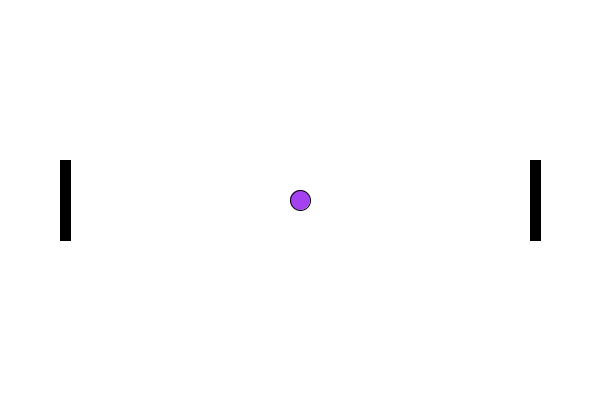
Frame 1 (no input)
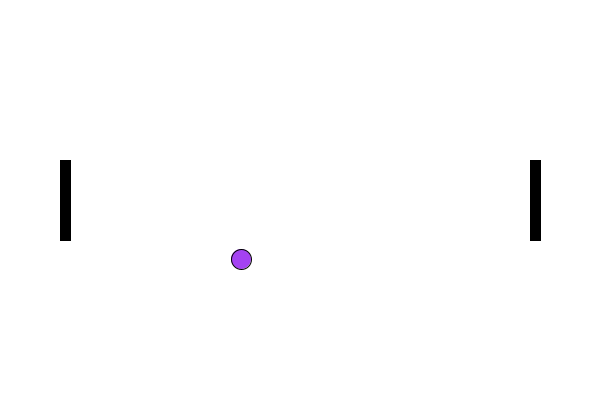
Frame 60 (the mouse pressed at the canvas centre just before this capture)
Frame 120 (the mouse held since frame 60 and released just before this capture): identical to frame 60, image omitted

The Processing sketch that drew these frames (run headless with seeded random() and noise(); from frame 60 on, the mouse is pressed at the canvas centre):

// Processing sketch: PracticePong
// ── PracticePong.pde
//Global Variables and Objects
Ball myBall, movedBall;
Ball[] fireworks = new Ball[25];
Paddle myPaddle, yourPaddle;
//
color pongTableColour = 255; //ERROR: move to Table CLASS, 255 is full BLUE
float gravity=0.5;
//
void setup() {
  size(600, 400); //fullScreen(); displayWidth, displayHeight
  /*ScreenSizeChecker() for Landscape, Protrait, Square views
   Updated Automatically for screen rotation on Android
   */
  //Population
  myBall = new Ball(); // Both 1/2's of Constructor
  for (int i=0; i < fireworks.length; i++) {
    fireworks[i] = new Ball(width*-1, height*-1, 0.5);
  }
  movedBall = new Ball(width*-1, height*-1, myBall.diameter, myBall.colour, myBall.xSpeed, myBall.ySpeed, myBall.xSpeedChange, myBall.ySpeedChange);
  myPaddle = new Paddle( 0, myBall.diameter );
  yourPaddle = new Paddle( width, myBall.diameter );
  //
} //End setup
//
void draw() {
  background(pongTableColour); //ERROR: Night Mode is know in CLASS, not DRIVER
  //
  //Paddles drawn before the ball
  myPaddle.draw();
  yourPaddle.draw();
  //
  if ( myBall.disappear == true ) {
    //EMPTY IF
    //myBall.step(); //Keeps active the variables but not .draw
  } else {
    myBall.draw();
  }
  if ( movedBall.disappear == true ) {
    //EMPTY IF
    //myBall.step(); //Keeps active the variables but not .draw
  } else {
    movedBall.draw();
  }
  // Trigger: Left Goal, Right Goal
  // ERROR: Ball Instance still bounces
  if ( myBall.x<(2*myBall.diameter) || myBall.x>( width - (2*myBall.diameter) ) ) myBall.goalExplosion(myBall.x, myBall.y, gravity);
  //
  //Turned off for first ball to wrok
  //if ( movedBall.x<(2*movedBall.diameter) || movedBall.x>( width - (2*movedBall.diameter) ) ) movedBall.goalExplosion(movedBall.x, movedBall.y, gravity);
  //
  //Does "infront of ball" make a difference
  for (int i=0; i < fireworks.length; i++) {
    fireworks[i].draw(); //
  }
} //End draw
//
void keyPressed() {
  myPaddle.keyPressedWASD();
  yourPaddle.keyPressedARROW();
} //End keyPressed
//
void keyReleased() {
  myPaddle.keyReleasedWASD();
  yourPaddle.keyReleasedARROW();
}
void mousePressed() {
  //

  movedBall = new Ball(mouseX, mouseY, myBall.diameter, myBall.colour, myBall.xSpeed, myBall.ySpeed, myBall.xSpeedChange, myBall.ySpeedChange);
  //CAUTION: only brings forth myBall, not last known movedBall
  //Note: .draw is not being executed so
  myBall.disappear = true;
} //End mousePressed
//
//End DRIVER

// ── Ball.pde
/* Known ERRORs
 - Night Mode: Ball Colour is Full BLUE
 */
class Ball
{
  //Global Variables
  float x, y, diameter;
  color colour;
  float xSpeed, ySpeed, xSpeedChange=1.0, ySpeedChange=1.0;
  float gravity=0.0;
  Boolean disappear=false, netExplosion=false;
  //static int count = 25; //Static Number for Amount of Ball Instances in a Firework
  //
  //Overloading Constructors or Mulitple Constructors
  //Ball Constructor
  Ball () {
    //Constructor Is ... hard coded, single variable object
    //Local Variables, deleted at end of Constructor
    int startX = width*1/2;
    int startY = height*1/2;
    int referentMeasure = ( width < height ) ? width : height ; //Review Ternary Operator
    //
    //Object Variables
    this.x = startX; //spawn myBall in the middle of the display
    this.y = startY;
    this.diameter = referentMeasure * 1/20;
    this.colour = color ( random(0, 255), random(255), random(255) ) ; //random(), random()-shortcut, casting from float to intin color var
    this.xSpeed = xDirection(); //float, could be any number
    this.ySpeed = yDirection(); //float, could be any number
    //ERROR: random() will choose ZERO, not only -1 & 1
    this.xSpeedChange = 1.0; //Break bounce physics
    this.ySpeedChange = 1.0; //Change speeds
    this.disappear=false;
  } //End Ball Constructor
  //
  // Mulitple Constructors by identifying different parameters
  Ball (float xParameter, float yParameter, float gravityParameter) {
    //Ball(); //Place Holder
    this.x = xParameter; //ERROR: trigger when the Ball enters goal area
    this.y = yParameter; //ERROR: trigger when the Ball enters goal area
    this.colour = color ( random(0, 255), random(255), random(255) ) ; //random(), random()-shortcut, casting from float to intin color var
    this.diameter = random(width*1/25); //returns unseen diamters
    this.xSpeed = random(-5, 5); //Can return 0
    this.ySpeed = random(-5, 5); //Can return 0
    gravity = gravityParameter;
  } //End Firework Ball
  //
  // Overloaded Constructor, Moved Ball Constructor
  //  Must look like old Ball Instance and make Old  Ball Instance disappear
  Ball(float xParameter, float yParameter, float diameterParameter, color colourParameter, float xSpeedParameter, float ySpeedParameter, float xSpeedChangeParameter, float ySpeedChangeParameter) {
    this.x = xParameter; //spawn myBall in the middle of the display
    this.y = yParameter;
    this.diameter = diameterParameter;
    this.colour = colourParameter;
    this.xSpeed = xSpeedParameter;
    this.ySpeed = ySpeedParameter;
    this.xSpeedChange = xSpeedChangeParameter;
    this.ySpeedChange = ySpeedChangeParameter;
    //no DRAW OFF Boolean
  } //End Moved Ball Constructor
  //
  float xDirection() {
    float xDirection = int (random (-2, 2) ); //float, truncated, must be 2 minimum
    while ( xDirection == 0 ) {
      xDirection = int (random (-2, 2) ); //variable must be populated first
    }
    return xDirection;
  } //End xDirection
  float yDirection() {
    float yDirection = int (random (-2, 2) ); //float, truncated, must be 2 minimum
    while ( yDirection == 0 ) {
      yDirection = int (random (-2, 2) ); //variable must be populated first
    }
    return yDirection;
  } //End yDirection
  void draw() { //ball
    fill(colour);
    ellipse(x, y, diameter, diameter); //Easter Egg: at bounce diameters changes
    fill(0);
    //
    step(); //Manipulating the Variables
  }//End draw
  void step() {
    bounce();
    ySpeed += gravity; //Ball() is not affected, thus Pong Ball has no gravity
    x += xSpeed * xSpeedChange;
    y += ySpeed * ySpeedChange;
  } //End step
  void bounce() {
    if ( x < 0+(diameter*1/2) || x > width-(diameter*1/2) ) xSpeed *= -1;
    if ( y < 0+(diameter*1/2) || y > height-(diameter*1/2) ) ySpeed *= -1;
  } //End bounce
  void goalExplosion(float xParameter, float yParamter, float gravityParameter) {
    for (int i=0; i < fireworks.length; i++) {
      fireworks[i] = new Ball(xParameter, yParamter, gravityParameter);
    }
  } //End goal
  //
} //End Ball

// ── Paddle.pde
/* Known ERRORs
 - TBA
 */
class Paddle {
  //
  //Global Variables
  float tableX, tableY, tableWidth, tableHeight;
  float netX, netY, netWidth, netHeight;
  float paddleX, paddleY, paddleWidth, paddleHeight, paddleStartHeight, paddleTravelDistance;
  color paddleColour;
  Boolean up=false, down=false;
  //
  //Overloaded Constructor
  //Purpose: left and right paddles
  Paddle ( float paddleStartParameter, float ballDiameterParameter ) {
    netWidth = ballDiameterParameter * 3;
    paddleWidth = ballDiameterParameter * 1/2; //Ball Radius
    tableY = height * 1/10;
    tableHeight = height * 8/10;
    //CAUTION: netX will have the same value
    if ( paddleStartParameter == 0 ) netX = paddleStartParameter; //Adding to the netX
    if ( paddleStartParameter == width ) {
      netX = paddleStartParameter - netWidth *2 - paddleWidth; //Subtracting the netX
    }
    this.paddleX = netX + netWidth; //CAUTION: netX has two values, ERROR
    if ( paddleStartParameter == width ) netX = paddleStartParameter - netWidth;
    this.paddleStartHeight = 0.25; //if Easter Egg number must be tracked
    this.paddleHeight = tableHeight * paddleStartHeight;
    this.paddleY = tableY + ( tableHeight * 1/2 ) - ( paddleHeight *1/2 );
    paddleColour = 0; //Grey Scale, not RGB, color ( int(random()), int(random()), int(random()) )
    this.paddleTravelDistance = 1; //Easter Egg: paddle speed is 1 pixel
  } //End Paddle Constructor
  //
  void draw() {
    fill(paddleColour);
    paddles();
    fill(0); //Reset Defaults
    //
    //Arithmetic for Paddles
    if ( up == true ) movePaddleUp();
    if ( down == true ) movePaddleDown();
  } //End draw
  //
  //VOIDS and Returns
  //Draw Paddles
  void paddles() {
    rect(paddleX, paddleY, paddleWidth, paddleHeight);
  } //End Paddles
  void movePaddleDown() {
    paddleY += paddleTravelDistance;
    if ( paddleY > tableY+tableHeight-paddleHeight ) paddleY = tableY+tableHeight-paddleHeight; //ERROR Catch
    //down = false; //ERROR: boolean reset means one paddle at a time, no gamie
  } //End Move Paddles
  void movePaddleUp() {
    paddleY -= paddleTravelDistance;
    if ( paddleY < tableY ) paddleY = tableY; //ERROR Catch
    //up = false; //ERROR: boolean reset means one paddle at a time, no gamie
  } //End Move Paddles
  //
  void keyPressedWASD() {
    if ( key=='W' | key=='w' ) up=true ;
    if ( key=='S' | key=='s' ) down=true;
  }
  void keyPressedARROW() {
    if ( key==CODED & keyCode==UP ) up=true;
    if ( key==CODED & keyCode==DOWN ) down=true;
  }
  void keyReleasedWASD() {
    if ( key=='W' | key=='w' ) up=false ;
    if ( key=='S' | key=='s' ) down=false;
  }
  void keyReleasedARROW() {
    if ( key==CODED & keyCode==UP ) up=false;
    if ( key==CODED & keyCode==DOWN ) down=false;
  }
} //End Paddle
